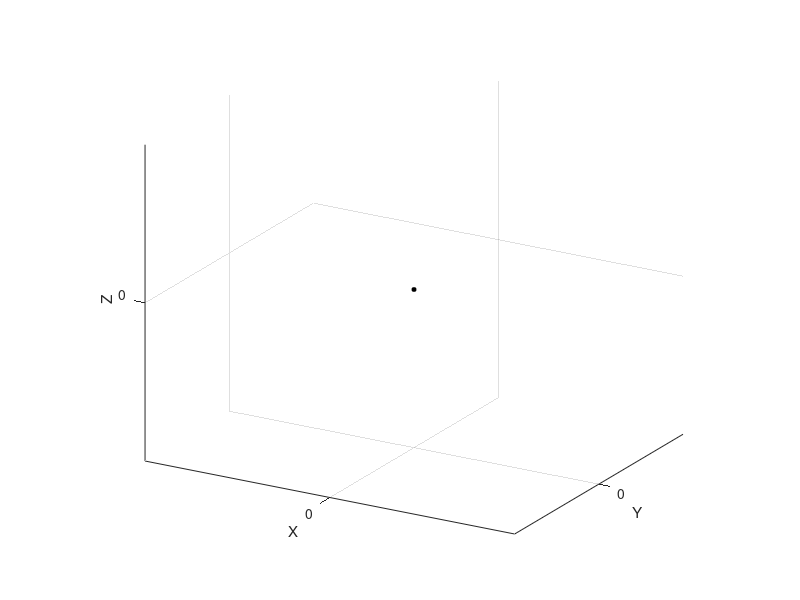

Recreate this plot in MATLAB.
function anim = InitLiveSixDOF(varargin)
p = inputParser;
addParameter(p, 'SamplePlotFreq', 5);
addParameter(p, 'Trail', 'Off');
addParameter(p, 'LimitRatio', 1);
addParameter(p, 'Position', []);
addParameter(p, 'FullScreen', false);
addParameter(p, 'View', [30 20]);
addParameter(p, 'AxisLength', 1);
addParameter(p, 'ShowArrowHead', 'on');
addParameter(p, 'Xlabel', 'X');
addParameter(p, 'Ylabel', 'Y');
addParameter(p, 'Zlabel', 'Z');
addParameter(p, 'Title', '6DOF Animation');
addParameter(p, 'ShowLegend', true);
parse(p, varargin{:});

trailMode = lower(p.Results.Trail);
axisLength = p.Results.AxisLength;
samplePlotFreq = p.Results.SamplePlotFreq;

fig = figure('Name', 'Rotation Tracking', 'NumberTitle', 'off');
if p.Results.FullScreen
    set(fig, 'Units', 'normalized', 'OuterPosition', [0 0 1 1]);
elseif ~isempty(p.Results.Position)
    set(fig, 'Position', p.Results.Position);
end

axis equal;
grid on;
view(p.Results.View);
xlabel(p.Results.Xlabel); ylabel(p.Results.Ylabel); zlabel(p.Results.Zlabel);
hold on;
orgHandle = plot3(0, 0, 0, 'ko', 'MarkerSize', 3, 'MarkerFaceColor', 'k');

quivXhandle = quiver3(0,0,0,0,0,0, 'r', 'LineWidth', 2, 'MaxHeadSize', 0.5, 'AutoScale', 'off');
quivYhandle = quiver3(0,0,0,0,0,0, 'g', 'LineWidth', 2, 'MaxHeadSize', 0.5, 'AutoScale', 'off');
quivZhandle = quiver3(0,0,0,0,0,0, 'b', 'LineWidth', 2, 'MaxHeadSize', 0.5, 'AutoScale', 'off');
%legend([quivXhandle, quivYhandle, quivZhandle], {'X', 'Y', 'Z'}, 'Location', 'southwest');

if strcmp(trailMode, 'dotsonly')
    trailHandle = plot3(NaN, NaN, NaN, 'k.'); 
elseif strcmp(trailMode, 'all')
    trailHandle = plot3(NaN, NaN, NaN, 'k-');  
else
    trailHandle = [];
end

anim.fig = fig;
anim.orgHandle = orgHandle;
anim.quivXhandle = quivXhandle;
anim.quivYhandle = quivYhandle;
anim.quivZhandle = quivZhandle;
anim.axisLength = axisLength;
anim.trailHandle = trailHandle;
anim.trailData = [];       
anim.samplePlotFreq = samplePlotFreq;
anim.trailMode = trailMode;

end